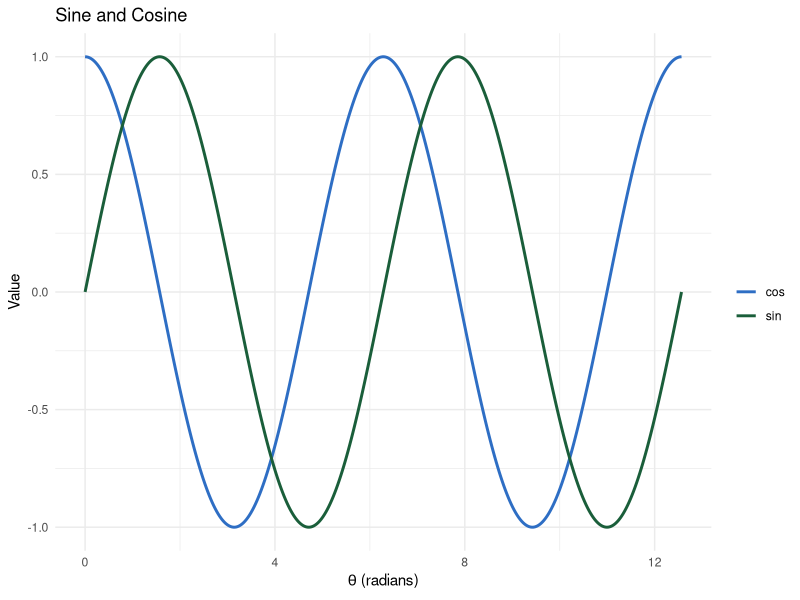
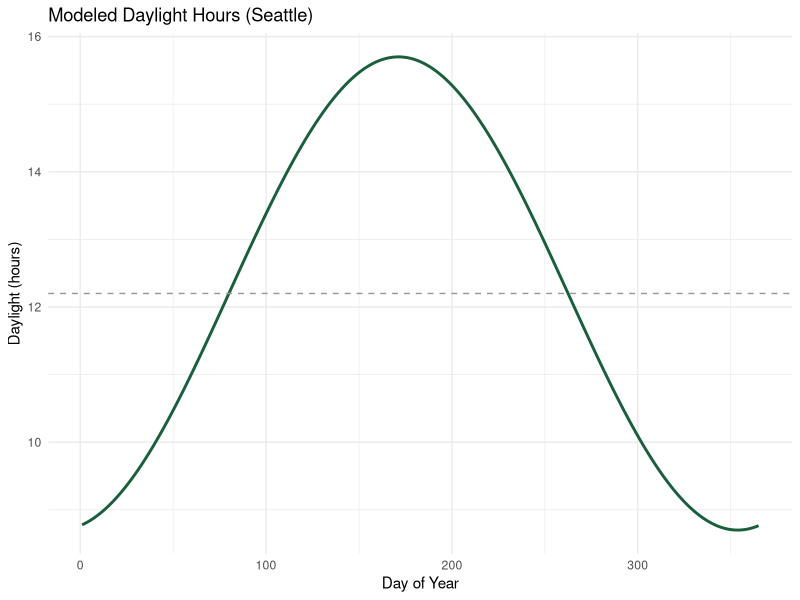

These figures' R source, in order:
## ---- chunk 1
library(ggplot2)

theta <- seq(0, 4*pi, length.out = 400)
df <- data.frame(
  theta = rep(theta, 2),
  value = c(sin(theta), cos(theta)),
  func = rep(c("sin", "cos"), each = length(theta))
)

ggplot(df, aes(x = theta, y = value, color = func)) +
  geom_line(linewidth = 1) +
  scale_color_manual(values = c("sin" = "#1a5e3a", "cos" = "#2e6ec4")) +
  labs(title = "Sine and Cosine", x = expression(theta ~ "(radians)"), y = "Value", color = "") +
  theme_minimal()
## ---- chunk 2
library(ggplot2)

t_vals <- 1:365
H_vals <- 3.5*sin((2*pi/365)*(t_vals-80)) + 12.2

df <- data.frame(t = t_vals, H = H_vals)

ggplot(df, aes(x = t, y = H)) +
  geom_line(color = "#1a5e3a", linewidth = 1) +
  geom_hline(yintercept = 12.2, linetype = "dashed", color = "grey60") +
  labs(title = "Modeled Daylight Hours (Seattle)",
       x = "Day of Year", y = "Daylight (hours)") +
  theme_minimal()
